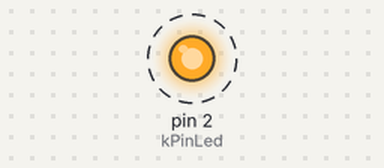
Simulated run of this sketch. Board: Arduino Uno, built with avr-gcc and run on an emulated ATmega328P. Shown: output pins drawn as LEDs (lit = HIGH). Dashed ring = blinking.

Above: at 0.2 s.
Timing chart, 0 to 3.5 s (numbered marks = the images above):
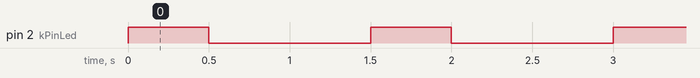

Measured:
- by itself, pin 2 (kPinLed): alternates HIGH for 0.50 s and LOW for 1.0 s

The sketch:

Chap1_2.pde
```cpp
const int kPinLed = 2;

void setup()
{
  pinMode(kPinLed, OUTPUT);
}

void loop()
{
  digitalWrite(kPinLed, HIGH);
  delay(500);
  digitalWrite(kPinLed, LOW);
  delay(1000);
}
```
